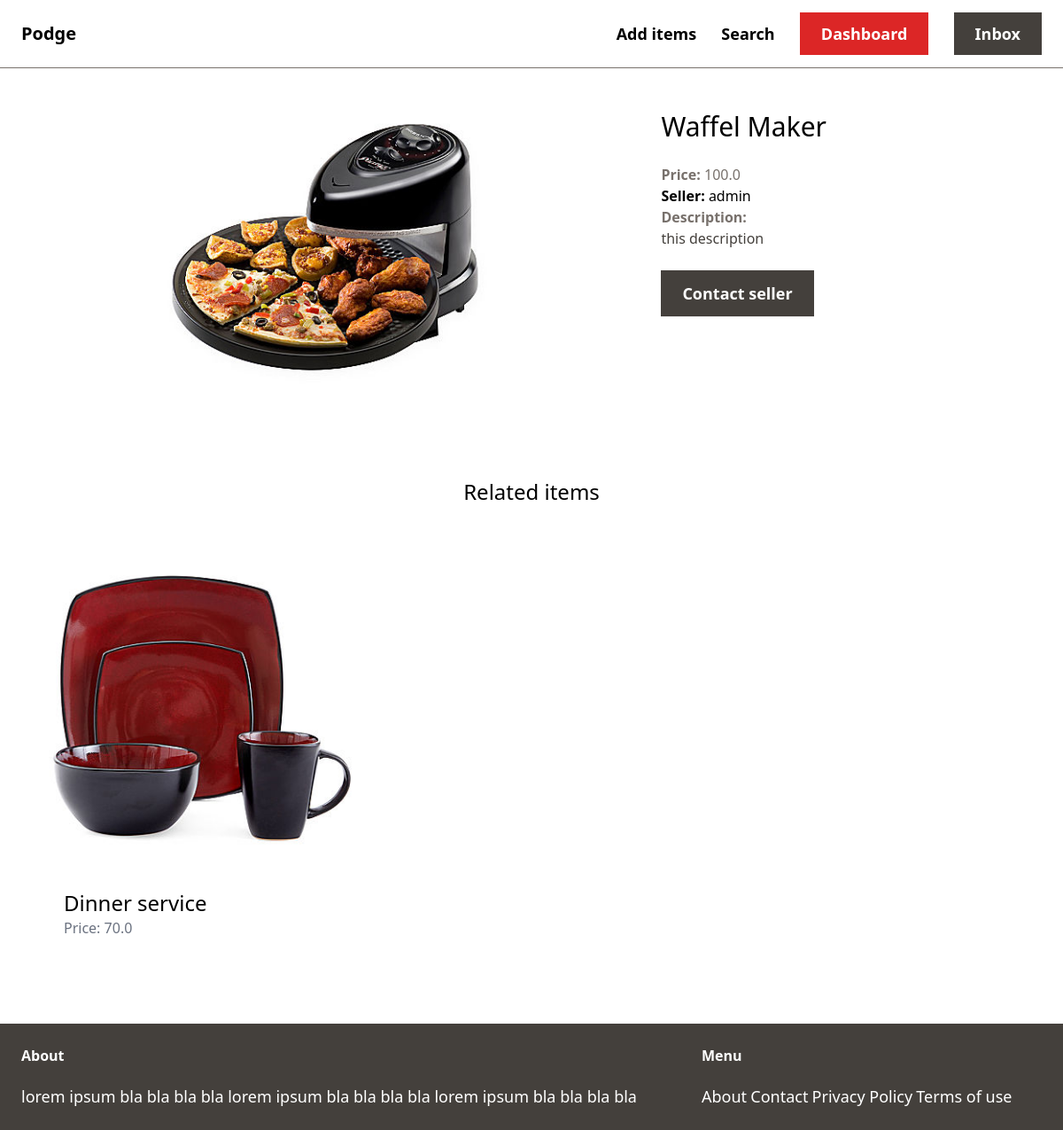
Screenshot of /items/1/ (signed in) with the database file from the repository.
### item/models.py (models this page shows, shortened)
class Item(models.Model):
    category = models.ForeignKey(Category, related_name='items', on_delete=models.CASCADE)
    name = models.CharField(max_length=255)
    description = models.TextField(blank=True, null=True)
    price = models.FloatField()
    image = models.ImageField(upload_to='item_images', blank=True, null=True)
    is_sold = models.BooleanField(default=False)
    created_by = models.ForeignKey(User, related_name='items', on_delete=models.CASCADE)
    created_at = models.DateTimeField(auto_now_add=True)

### item/views.py (the view)
# urls.py: path('<int:pk>/', views.detail, name='detail'),
def detail(request, pk):
    item = get_object_or_404(Item, pk=pk)
    related_items = Item.objects.filter(category=item.category, is_sold=False).exclude(pk=pk)[0:3]
    return render(request, 'item/detail.html', {
        'item': item,
        'related_items': related_items,
    })

### item/templates/item/detail.html (shortened to what this page needs)
{% extends 'home/base.html' %}
{% block content %}
<div class="grid grid-cols-5 gap-3">
    <div class="col-span-3">
        <img src="{{ item.image.url }}" class="px-40">
    </div>
    <div class="col-span-2 p-6">
        <h1 class="mb-6 text-3xl">{{ item.name }}</h1>
        <p class="text-stone-500"><strong>Price: </strong>{{ item.price }}</p>
        <p class="text=stoney-500"><strong>Seller: </strong>{{ item.created_by.username }}</p>
        {% if item.description %}
            <p class="text-stone-700">
                <strong class="text-stone-500">Description:</strong><br>
                {{ item.description }}
            </p>
        {% endif %}
            <a href="" class="inline-block mt-6 px-6 py-3 text-lg font-semibold bg-stone-700 text-white hover:bg-stone-500">Contact seller</a>
    </div>
</div>
<div class="mt-6 px-6 py-12">
    <h2 class="mb-12 text-2xl text-center">Related items</h2>
    <div class="grid grid-cols-3 gap-3">
        {% for item in related_items %}
            <div>
                <a href="{% url 'item:detail' item.id %}">
                    <div>
                        <img src="{{ item.image.url }}" class="">
                    </div>
                    <div class="p-6 bg-white rounded-b-xl">
                        <h2 class="text-2xl">{{ item.name }}</h2>
                        <p class="text-gray-500">Price: {{ item.price }}</p>
                    </div>
                </a>
            </div>
        {% endfor %}
    </div>
</div>
{% endblock %}

### rows the page displays
Item: image (picture), name "Waffel Maker", price "100.0", created_by.username "admin", description "this description"
Item: image (picture), name "Dinner service", price "70.0"
